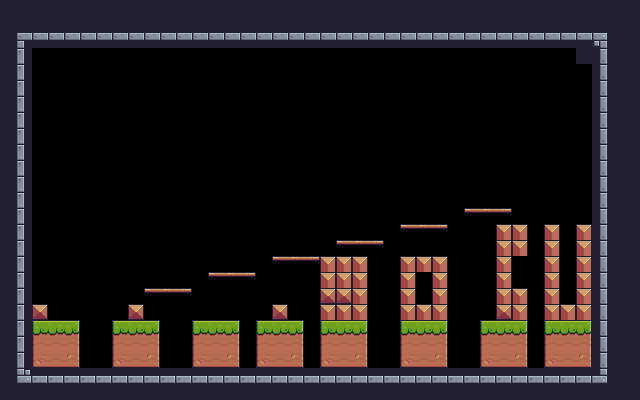

A level layout from a 2D game, rendered from its tile map. Below: a short description, then the map file with its tile-grid data intact:
An orthogonal 40x25 tile map with 16x16 px tiles, 1 tile layer (Tile Layer 1).

<map version="1.10" tiledversion="1.12.2" orientation="orthogonal" renderorder="right-down" width="40" height="25" tilewidth="16" tileheight="16" infinite="0" nextlayerid="2" nextobjectid="1">
 <tileset firstgid="1" source="assets/tiles/Terrain (16x16).tsx" />
 <layer id="1" name="Tile Layer 1" width="40" height="25">
  <data encoding="csv">
24,24,24,24,24,24,24,24,24,24,24,24,24,24,24,24,24,24,24,24,24,24,24,24,24,24,24,24,24,24,24,24,24,24,24,24,24,24,24,24,
24,24,24,24,24,24,24,24,24,24,24,24,24,24,24,24,24,24,24,24,24,24,24,24,24,24,24,24,24,24,24,24,24,24,24,24,24,24,24,24,
24,1,2,2,2,2,2,2,2,2,2,2,2,2,2,2,2,2,2,2,2,2,2,2,2,2,2,2,2,2,2,2,2,2,2,2,2,3,24,24,
24,23,0,0,0,0,0,0,0,0,0,0,0,0,0,0,0,0,0,0,0,0,0,0,0,0,0,0,0,0,0,0,0,0,0,0,24,25,24,24,
24,23,0,0,0,0,0,0,0,0,0,0,0,0,0,0,0,0,0,0,0,0,0,0,0,0,0,0,0,0,0,0,0,0,0,0,0,25,24,24,
24,23,0,0,0,0,0,0,0,0,0,0,0,0,0,0,0,0,0,0,0,0,0,0,0,0,0,0,0,0,0,0,0,0,0,0,0,25,24,24,
24,23,0,0,0,0,0,0,0,0,0,0,0,0,0,0,0,0,0,0,0,0,0,0,0,0,0,0,0,0,0,0,0,0,0,0,0,25,24,24,
24,23,0,0,0,0,0,0,0,0,0,0,0,0,0,0,0,0,0,0,0,0,0,0,0,0,0,0,0,0,0,0,0,0,0,0,0,25,24,24,
24,23,0,0,0,0,0,0,0,0,0,0,0,0,0,0,0,0,0,0,0,0,0,0,0,0,0,0,0,0,0,0,0,0,0,0,0,25,24,24,
24,23,0,0,0,0,0,0,0,0,0,0,0,0,0,0,0,0,0,0,0,0,0,0,0,0,0,0,0,0,0,0,0,0,0,0,0,25,24,24,
24,23,0,0,0,0,0,0,0,0,0,0,0,0,0,0,0,0,0,0,0,0,0,0,0,0,0,0,0,0,0,0,0,0,0,0,0,25,24,24,
24,23,0,0,0,0,0,0,0,0,0,0,0,0,0,0,0,0,0,0,0,0,0,0,0,0,0,0,0,0,0,0,0,0,0,0,0,25,24,24,
24,23,0,0,0,0,0,0,0,0,0,0,0,0,0,0,0,0,0,0,0,0,0,0,0,0,0,0,0,0,0,0,0,0,0,0,0,25,24,24,
24,23,0,0,0,0,0,0,0,0,0,0,0,0,0,0,0,0,0,0,0,0,0,0,0,0,0,0,0,40,41,42,0,0,0,0,0,25,24,24,
24,23,0,0,0,0,0,0,0,0,0,0,0,0,0,0,0,0,0,0,0,0,0,0,0,40,41,42,0,0,0,16,16,0,16,0,16,25,24,24,
24,23,0,0,0,0,0,0,0,0,0,0,0,0,0,0,0,0,0,0,0,40,41,42,0,0,0,0,0,0,0,16,16,0,16,0,16,25,24,24,
24,23,0,0,0,0,0,0,0,0,0,0,0,0,0,0,0,40,41,42,16,16,16,0,84,16,16,16,0,0,0,16,0,0,16,0,16,25,24,24,
24,23,0,0,0,0,0,0,0,0,0,0,0,40,41,42,0,0,0,0,16,16,16,0,0,16,0,16,0,0,0,16,0,0,16,0,16,25,24,24,
24,23,0,0,0,0,0,0,0,40,41,42,0,0,0,0,0,0,0,0,35,35,16,0,0,16,0,16,0,0,0,16,16,0,16,0,16,25,24,24,
24,23,35,0,0,0,0,0,35,0,0,0,0,0,0,0,0,35,0,0,16,16,16,0,0,16,16,16,0,0,0,35,16,0,16,16,16,25,24,24,
24,23,7,8,9,0,0,7,8,9,0,0,7,8,9,0,7,8,9,0,7,8,9,0,0,7,8,9,0,0,7,8,9,0,7,8,9,25,24,24,
24,23,29,30,31,0,0,29,30,31,0,0,29,30,31,0,29,30,31,0,29,30,31,0,0,29,30,31,0,0,29,30,31,0,29,30,31,25,24,24,
24,23,51,52,53,0,0,51,52,53,0,0,51,52,53,0,51,52,53,0,51,52,53,0,0,51,52,53,0,0,51,52,53,0,51,52,53,25,24,24,
24,45,46,46,46,46,46,46,46,46,46,46,46,46,46,46,46,46,46,46,46,46,46,46,46,46,46,46,46,46,46,46,46,46,46,46,46,47,24,24,
24,24,24,24,24,24,24,24,24,24,24,24,24,24,24,24,24,24,24,24,24,24,24,24,24,24,24,24,24,24,24,24,24,24,24,24,24,24,24,24
</data>
 </layer>
</map>
